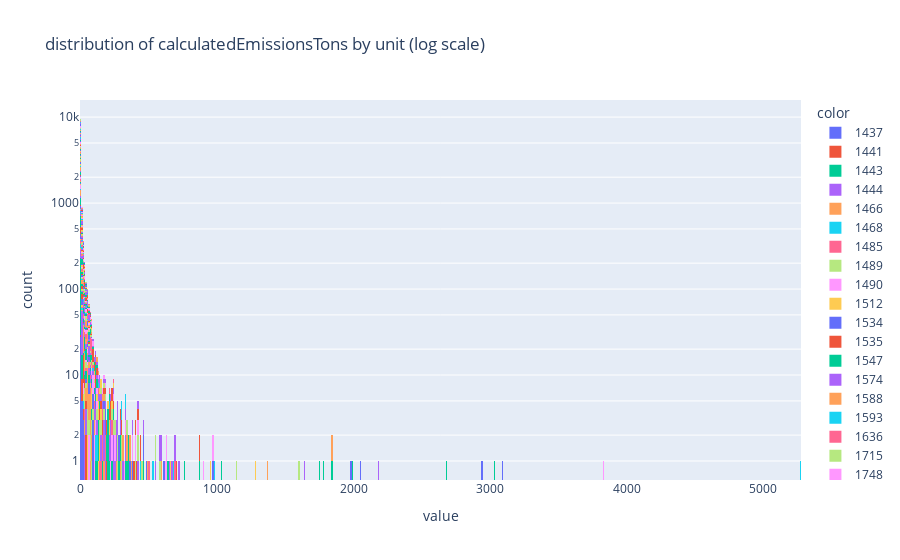

Notebook code for this chart:
### Code cell
fig = px.histogram(X.calculatedEmissionsTons, log_y=True,
                    color=X.id, title="distribution of calculatedEmissionsTons by unit (log scale)")
                 
# fig.update_yaxes(range=(0,4))
fig.show()
